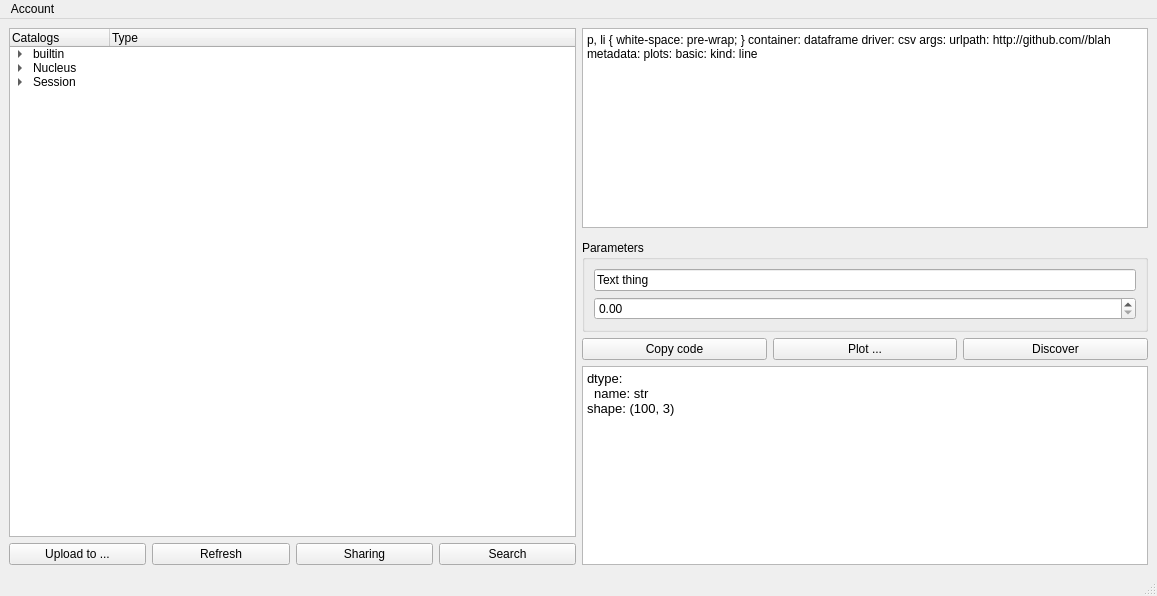
<?xml version="1.0" encoding="UTF-8"?>
<ui version="4.0">
 <class>aCAT</class>
 <widget class="QMainWindow" name="aCAT">
  <property name="geometry">
   <rect>
    <x>0</x>
    <y>0</y>
    <width>1157</width>
    <height>596</height>
   </rect>
  </property>
  <property name="windowTitle">
   <string>MainWindow</string>
  </property>
  <widget class="QWidget" name="centralwidget">
   <layout class="QHBoxLayout" name="horizontalLayout">
    <item>
     <layout class="QVBoxLayout" name="verticalLayout_2">
      <item>
       <widget class="QTreeWidget" name="treeWidget">
        <column>
         <property name="text">
          <string>Catalogs</string>
         </property>
        </column>
        <column>
         <property name="text">
          <string>Type</string>
         </property>
        </column>
        <item>
         <property name="text">
          <string>builtin</string>
         </property>
         <item>
          <property name="text">
           <string>seas</string>
          </property>
          <property name="text">
           <string>Cat</string>
          </property>
         </item>
        </item>
        <item>
         <property name="text">
          <string>Nucleus</string>
         </property>
         <item>
          <property name="text">
           <string>Alberts</string>
          </property>
          <property name="text">
           <string>Cat</string>
          </property>
          <item>
           <property name="text">
            <string>Example</string>
           </property>
           <property name="text">
            <string>Dataframe</string>
           </property>
          </item>
         </item>
        </item>
        <item>
         <property name="text">
          <string>Session</string>
         </property>
         <item>
          <property name="text">
           <string>Mycat</string>
          </property>
          <property name="text">
           <string>Catalog</string>
          </property>
         </item>
         <item>
          <property name="text">
           <string>Other</string>
          </property>
          <property name="text">
           <string>Array</string>
          </property>
         </item>
        </item>
       </widget>
      </item>
      <item>
       <layout class="QHBoxLayout" name="horizontalLayout_2">
        <item>
         <widget class="QPushButton" name="pushButton_3">
          <property name="toolTip">
           <string comment="to Nucleus" extracomment="Send selected catalog to Nucleus"/>
          </property>
          <property name="text">
           <string>Upload to ...</string>
          </property>
         </widget>
        </item>
        <item>
         <widget class="QPushButton" name="pushButton">
          <property name="text">
           <string>Refresh</string>
          </property>
         </widget>
        </item>
        <item>
         <widget class="QPushButton" name="pushButton_7">
          <property name="text">
           <string>Sharing</string>
          </property>
         </widget>
        </item>
        <item>
         <widget class="QPushButton" name="pushButton_4">
          <property name="text">
           <string>Search</string>
          </property>
         </widget>
        </item>
       </layout>
      </item>
     </layout>
    </item>
    <item>
     <layout class="QVBoxLayout" name="verticalLayout">
      <item>
       <widget class="QTextBrowser" name="textBrowser">
        <property name="html">
         <string>&lt;!DOCTYPE HTML PUBLIC &quot;-//W3C//DTD HTML 4.0//EN&quot; &quot;http://www.w3.org/TR/REC-html40/strict.dtd&quot;&gt;
&lt;html&gt;&lt;head&gt;&lt;meta name=&quot;qrichtext&quot; content=&quot;1&quot; /&gt;&lt;style type=&quot;text/css&quot;&gt;
p, li { white-space: pre-wrap; }
&lt;/style&gt;&lt;/head&gt;&lt;body style=&quot; font-family:'Ubuntu'; font-size:10pt; font-weight:400; font-style:normal;&quot;&gt;
&lt;p style=&quot; margin-top:0px; margin-bottom:0px; margin-left:0px; margin-right:0px; -qt-block-indent:0; text-indent:0px;&quot;&gt;container: dataframe&lt;/p&gt;
&lt;p style=&quot; margin-top:0px; margin-bottom:0px; margin-left:0px; margin-right:0px; -qt-block-indent:0; text-indent:0px;&quot;&gt;driver: csv&lt;/p&gt;
&lt;p style=&quot; margin-top:0px; margin-bottom:0px; margin-left:0px; margin-right:0px; -qt-block-indent:0; text-indent:0px;&quot;&gt;args:&lt;/p&gt;
&lt;p style=&quot; margin-top:0px; margin-bottom:0px; margin-left:0px; margin-right:0px; -qt-block-indent:0; text-indent:0px;&quot;&gt;  urlpath: http://github.com//blah&lt;/p&gt;
&lt;p style=&quot; margin-top:0px; margin-bottom:0px; margin-left:0px; margin-right:0px; -qt-block-indent:0; text-indent:0px;&quot;&gt;metadata:&lt;/p&gt;
&lt;p style=&quot; margin-top:0px; margin-bottom:0px; margin-left:0px; margin-right:0px; -qt-block-indent:0; text-indent:0px;&quot;&gt;  plots:&lt;/p&gt;
&lt;p style=&quot; margin-top:0px; margin-bottom:0px; margin-left:0px; margin-right:0px; -qt-block-indent:0; text-indent:0px;&quot;&gt;    basic:&lt;/p&gt;
&lt;p style=&quot; margin-top:0px; margin-bottom:0px; margin-left:0px; margin-right:0px; -qt-block-indent:0; text-indent:0px;&quot;&gt;      kind: line&lt;/p&gt;&lt;/body&gt;&lt;/html&gt;</string>
        </property>
       </widget>
      </item>
      <item>
       <widget class="QFrame" name="frame">
        <property name="frameShape">
         <enum>QFrame::StyledPanel</enum>
        </property>
        <property name="frameShadow">
         <enum>QFrame::Raised</enum>
        </property>
       </widget>
      </item>
      <item>
       <widget class="QGroupBox" name="groupBox">
        <property name="title">
         <string>Parameters</string>
        </property>
        <layout class="QVBoxLayout" name="verticalLayout_3">
         <item>
          <widget class="QLineEdit" name="lineEdit">
           <property name="text">
            <string>Text thing</string>
           </property>
          </widget>
         </item>
         <item>
          <widget class="QDoubleSpinBox" name="doubleSpinBox"/>
         </item>
        </layout>
       </widget>
      </item>
      <item>
       <layout class="QHBoxLayout" name="horizontalLayout_4">
        <item>
         <widget class="QPushButton" name="pushButton_2">
          <property name="text">
           <string>Copy code</string>
          </property>
         </widget>
        </item>
        <item>
         <widget class="QPushButton" name="pushButton_9">
          <property name="text">
           <string>Plot ...</string>
          </property>
         </widget>
        </item>
        <item>
         <widget class="QPushButton" name="pushButton_11">
          <property name="text">
           <string>Discover</string>
          </property>
         </widget>
        </item>
       </layout>
      </item>
      <item>
       <widget class="QTextBrowser" name="textBrowser_2">
        <property name="html">
         <string>&lt;!DOCTYPE HTML PUBLIC &quot;-//W3C//DTD HTML 4.0//EN&quot; &quot;http://www.w3.org/TR/REC-html40/strict.dtd&quot;&gt;
&lt;html&gt;&lt;head&gt;&lt;meta name=&quot;qrichtext&quot; content=&quot;1&quot; /&gt;&lt;style type=&quot;text/css&quot;&gt;
p, li { white-space: pre-wrap; }
&lt;/style&gt;&lt;/head&gt;&lt;body style=&quot; font-family:'Ubuntu'; font-size:10pt; font-weight:400; font-style:normal;&quot;&gt;
&lt;p style=&quot; margin-top:0px; margin-bottom:0px; margin-left:0px; margin-right:0px; -qt-block-indent:0; text-indent:0px;&quot;&gt;dtype:&lt;/p&gt;
&lt;p style=&quot; margin-top:0px; margin-bottom:0px; margin-left:0px; margin-right:0px; -qt-block-indent:0; text-indent:0px;&quot;&gt;  name: str&lt;/p&gt;
&lt;p style=&quot; margin-top:0px; margin-bottom:0px; margin-left:0px; margin-right:0px; -qt-block-indent:0; text-indent:0px;&quot;&gt;shape: (100, 3)&lt;/p&gt;
&lt;p style=&quot;-qt-paragraph-type:empty; margin-top:0px; margin-bottom:0px; margin-left:0px; margin-right:0px; -qt-block-indent:0; text-indent:0px;&quot;&gt;&lt;br /&gt;&lt;/p&gt;&lt;/body&gt;&lt;/html&gt;</string>
        </property>
       </widget>
      </item>
      <item>
       <layout class="QHBoxLayout" name="horizontalLayout_3"/>
      </item>
     </layout>
    </item>
   </layout>
  </widget>
  <widget class="QMenuBar" name="menubar">
   <property name="geometry">
    <rect>
     <x>0</x>
     <y>0</y>
     <width>1157</width>
     <height>22</height>
    </rect>
   </property>
   <widget class="QMenu" name="menuAccount">
    <property name="title">
     <string>Account</string>
    </property>
    <addaction name="actionLog_In"/>
    <addaction name="actionLog_Out"/>
   </widget>
   <addaction name="menuAccount"/>
  </widget>
  <widget class="QStatusBar" name="statusbar"/>
  <action name="actionLog_In">
   <property name="text">
    <string>Log In</string>
   </property>
  </action>
  <action name="actionLog_Out">
   <property name="text">
    <string>Log Out</string>
   </property>
  </action>
 </widget>
 <resources/>
 <connections/>
</ui>
